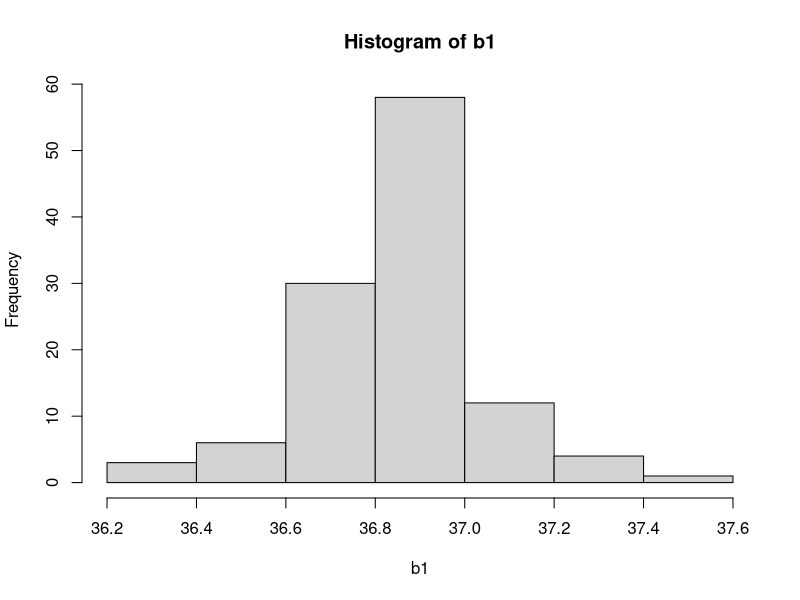
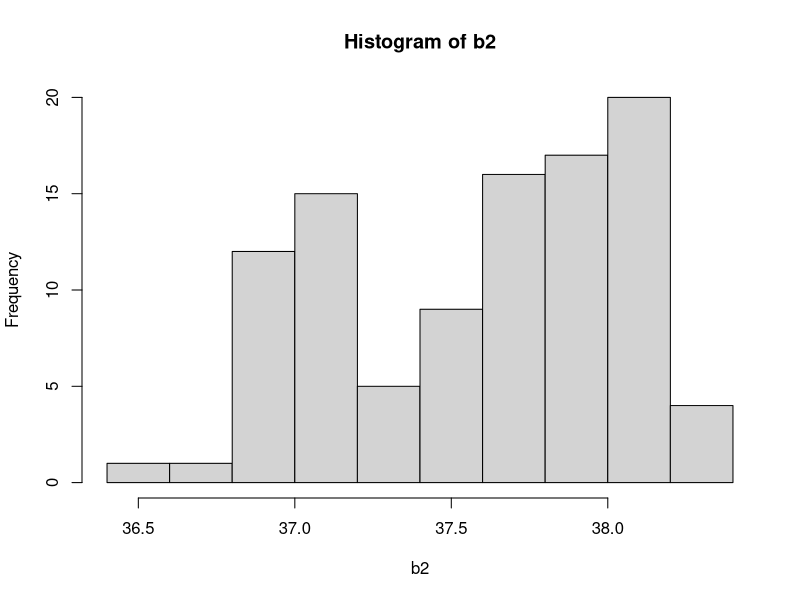

Write R code to recreate these figures, in order.
## ---- chunk 1
library(tidyverse)
## ---- chunk 2
b1 <- beaver1$temp
b2 <- beaver2$temp
## ---- chunk 3
hist(b1)
hist(b2)
mean(b1)
mean(b2)
## ---- chunk 4
t.test(b1, b2)
t.test(b1, b2)$p.value
t.test(b1, b2)$conf.int
## ---- chunk 5
car <- mtcars %>% select(mpg, cyl)
car4 <- car[car$cyl==4,]
car6 <- car[car$cyl==6,]
car8 <- car[car$cyl==8,]
## ---- chunk 6
mean(car4$mpg)
mean(car6$mpg)
mean(car8$mpg)
## ---- chunk 7
levels(car$cyl) <- c(4,6,8)
summary(aov(mpg ~ cyl, data = car))
## ---- chunk 8
CAD <- matrix(c(493,43,290,174), ncol = 2)
colnames(CAD) <- c('Female', 'Male')
rownames(CAD) <- c('No', 'Yes')
## ---- chunk 9
fisher.test(CAD)
